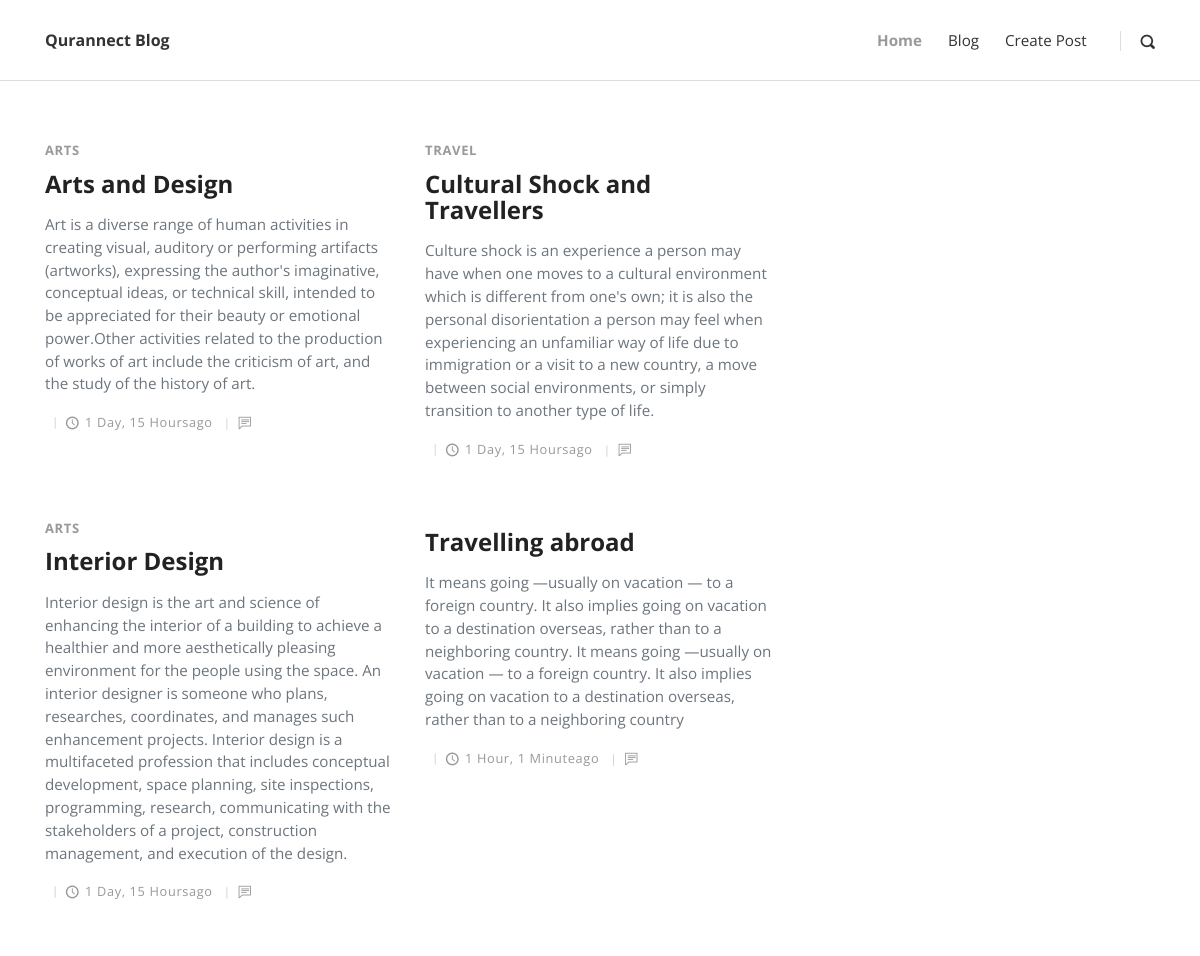
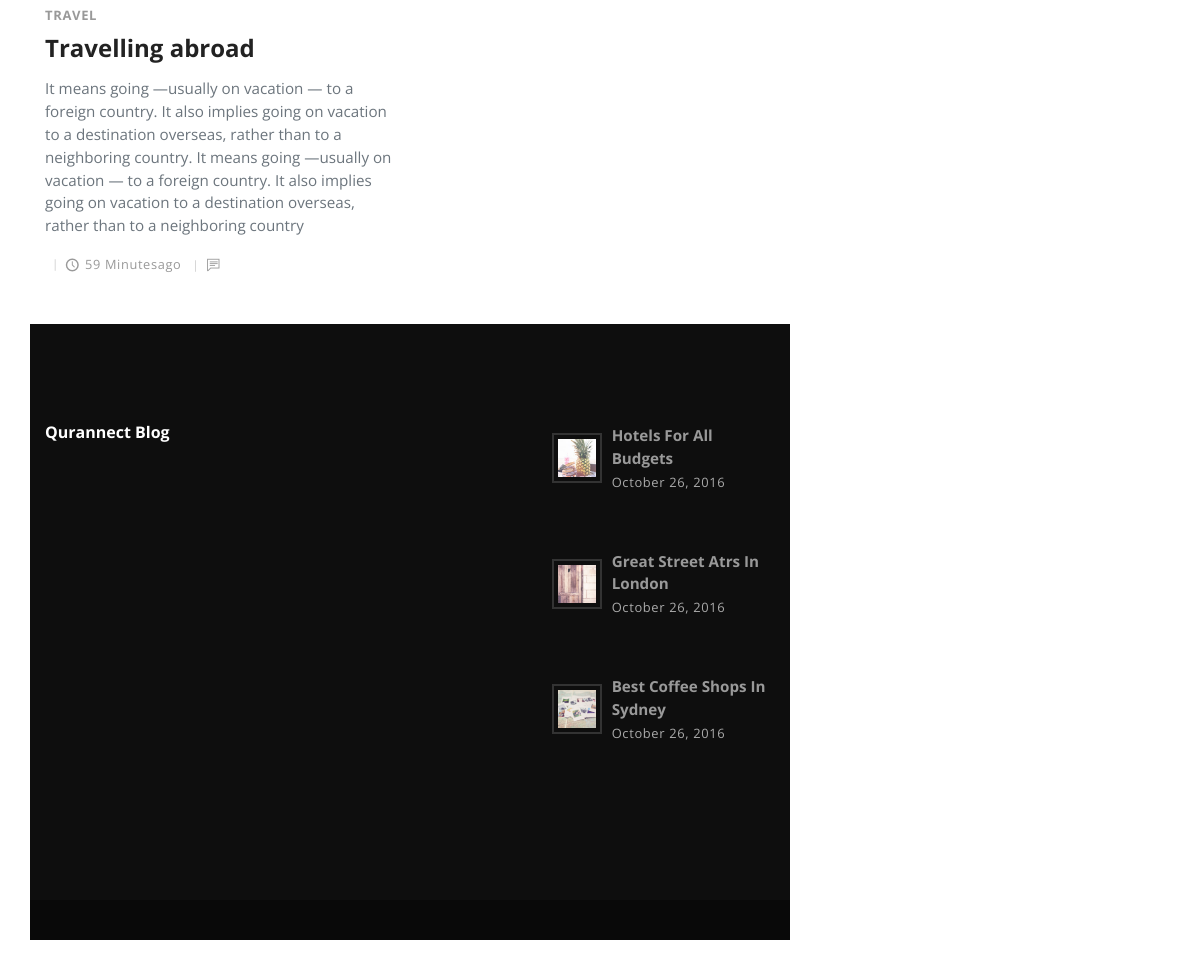
Screenshot of /blog/ with the database file from the repository (2 pictures, top to bottom).
### posts/models.py (models this page shows, shortened)
class Genre(models.Model):
    title = models.CharField(max_length=20)
    def __str__(self):
        return self.title

class Post(models.Model):
    title = models.CharField(max_length=100)
    description = models.TextField()
    timestamp = models.DateTimeField(auto_now_add=True)
    comments_count = models.IntegerField(default=0)
    author = models.ForeignKey(User, on_delete=models.CASCADE)
    genre = models.ManyToManyField(Genre)
    featured = models.BooleanField(default=True)

### posts/views.py (the view)
# urls.py: 2. Add a URL to urlpatterns:  path('blog/', include('blog.urls'))
def blog(request):
    postList = Post.objects.all()
    context = {
        'postList': postList
    }
    return render(request, 'blog.html', context)

### templates/blog.html (shortened to what this page needs)
{% extends 'base.html' %}
{% load static %}
{% block content %}
    <div class="container">
      <div class="row">
        <main class="posts-listing col-lg-8">
          <div class="container">
            <div class="row">
              {% for post in postList %}
              <div class="post col-xl-6">
                <div class="post-details">
                  <div class="post-meta d-flex justify-content-between">
                    {% for gen in post.genre.all %}
                    <div class="category"><a href="#">{{ gen }}</a></div>
                    {% endfor %}
                  </div>
                    <h3 class="h4">{{ post.title }}</h3></a>
                  <p class="text-muted">{{ post.description }}</p>
                  <div class="post-footer d-flex align-items-center">
                    <a href="#" class="author d-flex align-items-center flex-wrap">
                      <div class="title"></div></a>
                    <div class="date"><i class="icon-clock"></i>{{ post.timestamp| timesince }}ago </div>
                    <div class="comments meta-last"><i class="icon-comment"></i>{{ post.comment_count }}</div>
                  </div>
                </div>
              </div>
              {% endfor %}
            </div>
          </div>
  {% endblock content %}

### templates/base.html (shortened to what this page needs)
<!DOCTYPE html>
<html>
{% include "head.html" %}
<body>
{% include 'header.html' %}
{% block content %}
{% endblock content %}
{% include 'footer.html' %}
</body>
</html>

### templates/head.html (shortened to what this page needs)
{% load static %}
<head>
    <link rel="stylesheet" href="{% static 'vendor/bootstrap/css/bootstrap.min.css' %}">
    <link rel="stylesheet" href="{% static 'vendor/font-awesome/css/font-awesome.min.css' %}">
    <link rel="stylesheet" href="{% static 'css/fontastic.css' %}">
    <link rel="stylesheet" href="{% static 'vendor/@fancyapps/fancybox/jquery.fancybox.min.css' %}">
    <link rel="stylesheet" href="{% static 'css/style.default.css' %}" id="theme-stylesheet' %}">
    <link rel="stylesheet" href="{% static 'css/custom.css' %}">
  </head>

### templates/header.html (shortened to what this page needs)
<header class="header">
      <nav class="navbar navbar-expand-lg">
        <div class="container">
          <div class="navbar-header d-flex align-items-center justify-content-between">
            <a href="/" class="navbar-brand">Qurannect Blog</a>
          </div>
          <div id="navbarcollapse" class="collapse navbar-collapse">
            <ul class="navbar-nav ml-auto">
              <li class="nav-item"><a href="/index" class="nav-link active ">Home</a>
              </li>
              <li class="nav-item"><a href="/blog" class="nav-link ">Blog</a>
              </li>
              <li class="nav-item"><a href="/post/new" class="nav-link ">Create Post</a>
              </li>
            </ul>
            <div class="navbar-text"><a href="#" class="search-btn"><i class="icon-search-1"></i></a></div>
          </div>
        </div>
      </nav>
    </header>

### templates/footer.html (shortened to what this page needs)
   {% load static %}
    <footer class="main-footer">
      <div class="container">
        <div class="row">
          <div class="col-md-4">
            <div class="logo">
              <h6 class="text-white">Qurannect Blog</h6>
            </div>
          </div>
          <div class="col-md-4">
          </div>
          <div class="col-md-4">
            <div class="latest-posts"><a href="#">
                <div class="post d-flex align-items-center">
                  <div class="image"><img src="{% static 'img/small-thumbnail-1.jpg' %}" alt="..." class="img-fluid"></div>
                  <div class="title"><strong>Hotels for all budgets</strong><span class="date last-meta">October 26, 2016</span></div>
                </div></a><a href="#">
                <div class="post d-flex align-items-center">
                  <div class="image"><img src="{% static 'img/small-thumbnail-2.jpg' %}" alt="..." class="img-fluid"></div>
                  <div class="title"><strong>Great street atrs in London</strong><span class="date last-meta">October 26, 2016</span></div>
                </div></a><a href="#">
                <div class="post d-flex align-items-center">
                  <div class="image"><img src="{% static 'img/small-thumbnail-3.jpg' %}" alt="..." class="img-fluid"></div>
                  <div class="title"><strong>Best coffee shops in Sydney</strong><span class="date last-meta">October 26, 2016</span></div>
                </div></a></div>
          </div>
        </div>
      </div>
      <div class="copyrights">
      </div>
    </footer>

### templates/scripts.html (shortened to what this page needs)
{% load static %}

### static/css/style.default.css (style rules this page uses)
body { overflow-x: hidden; }
strong { font-weight: 700; }
a, i, span { display: inline-block; text-decoration: none; -webkit-transition: all 0.3s; transition: all 0.3s; }
a i { -webkit-transition: none; transition: none; }
ul { margin: 0; padding: 0; }
main, aside { padding: 50px 0 100px; }
.category a { color: #999; letter-spacing: 0.08em; font-weight: 700; text-transform: uppercase; text-decoration: none; font-size: 13px; }
.category a::after { content: ','; color: #ddd; display: inline-block; margin-right: 5px; }
.category a:last-of-type::after { display: none; }
i[class*="icon-"] { -webkit-transform: translateY(3px); transform: translateY(3px); }
.text-white { color: #fff; }
h1, h2, h3, h4, h5, h6 { margin-bottom: 15px; }
.navbar { background: #fff; padding-top: 20px !important; padding-bottom: 20px !important; z-index: 9998; border-bottom: 1px solid #ddd; }
.navbar .langs a:first-of-type, .navbar .search-btn { margin-left: 20px; padding-left: 20px; border-left: 1px solid #ddd; height: 20px; line-height: 20px; }
.navbar .search-btn { color: #333; font-size: 0.9em; }
.navbar .navbar-nav a.nav-link { color: #333; margin: 0 5px; font-weight: 400; font-size: 0.95em; }
.navbar .navbar-nav a.nav-link.active { color: #999; font-weight: bold; }
.post-meta { margin: 10px 0; font-size: 0.8em; }
.post p:not(.lead) { font-weight: 400; color: #777; font-size: 0.95em; }
.post a { text-decoration: none; }
.post h3 { line-height: 1.1em; color: #222; -webkit-transition: all 0.3s; transition: all 0.3s; margin-bottom: 1rem; }
.post .category a { color: #999; letter-spacing: 0.05em; font-weight: 700; text-transform: uppercase; text-decoration: none; }
.post .date { letter-spacing: 0.05em; font-weight: 400; text-transform: uppercase; color: #aaa; }
.post .title, .post .date, .post .comments, .post .views { font-weight: 400; color: #999; text-transform: capitalize; }
.post .title i, .post .date i, .post .comments i, .post .views i { margin-right: 5px; font-size: 1.1em; }
.post .title::after, .post .date::after, .post .comments::after, .post .views::after { content: '|'; display: inline-block; margin: 0 7px; font-size: 0.9em; color: #ccc; }
.post .meta-last::after { display: none; }
footer.main-footer { background: #0e0e0e; padding: 100px 0 0; color: #fff; }
footer.main-footer a { color: inherit; font-weight: 300; margin-bottom: 7px; }
footer.main-footer .latest-posts .image { max-width: 50px; padding: 4px; border: 2px solid #333; margin-right: 10px; }
footer.main-footer .latest-posts a { font-size: 0.95em; text-decoration: none; }
footer.main-footer .latest-posts strong { display: block; }
footer.main-footer .latest-posts .date { font-size: 0.85em; color: #aaa; }
footer.main-footer .copyrights { background: #090909; margin-top: 100px; padding: 20px 0; font-size: 0.9em; }
footer.main-footer .date::after, footer.main-footer .title::after { display: none !important; }
main.posts-listing { padding-top: 50px; padding-left: 0; padding-right: 0; }
main.posts-listing .post { margin-bottom: 50px; }
main.posts-listing .post-footer { font-size: 0.8em; }
.navbar { padding: 0.5rem 1rem; }
.navbar-brand { display: inline-block; padding-top: 0.5rem; padding-bottom: 0.5rem; margin-right: 1rem; font-size: 1rem; color: #333; font-weight: bold; }
body { font-family: "Open Sans", sans-serif; font-size: 1rem; font-weight: normal; line-height: 1.5; color: #212529; background-color: #fff; }
a { color: #999; text-decoration: none; }
h1, h2, h3, h4, h5, h6, .h1, .h2, .h3, .h4, .h5, .h6 { margin-bottom: 0.5rem; font-family: inherit; font-weight: 700; line-height: 1.1; color: inherit; }
h3, .h3 { font-size: 1.75rem; }
h4, .h4 { font-size: 1.5rem; }
h6, .h6 { font-size: 1rem; }

### rows the page displays
Post: title "Arts and Design", description "Art is a diverse range of human activities in creating visual, auditory or performing artifacts (artworks), expressing the author's imaginative, conceptual ideas, or technical skill, intended to be appreciated for their beauty or emotional power.Other activities related to the production of works of art include the criticism of art, and the study of the history of art.", timestamp "1 Day, 15 Hours"
Genre: title "ARTS"
Post: title "Cultural Shock and Travellers", description "Culture shock is an experience a person may have when one moves to a cultural environment which is different from one's own; it is also the personal disorientation a person may feel when experiencing an unfamiliar way of life due to immigration or a visit to a new country, a move between social environments, or simply transition to another type of life.", timestamp "1 Day, 15 Hours"
Genre: title "TRAVEL"
Post: title "Interior Design", description "Interior design is the art and science of enhancing the interior of a building to achieve a healthier and more aesthetically pleasing environment for the people using the space. An interior designer is someone who plans, researches, coordinates, and manages such enhancement projects. Interior design is a multifaceted profession that includes conceptual development, space planning, site inspections, programming, research, communicating with the stakeholders of a project, construction management, and execution of the design.", timestamp "1 Day, 15 Hours"
Post: title "Travelling abroad", description "It means going —usually on vacation — to a foreign country. It also implies going on vacation to a destination overseas, rather than to a neighboring country. It means going —usually on vacation — to a foreign country. It also implies going on vacation to a destination overseas, rather than to a neighboring country", timestamp "1 Hour, 1 Minute"
Post: title "Travelling abroad", description "It means going —usually on vacation — to a foreign country. It also implies going on vacation to a destination overseas, rather than to a neighboring country. It means going —usually on vacation — to a foreign country. It also implies going on vacation to a destination overseas, rather than to a neighboring country", timestamp "59 Minutes"
